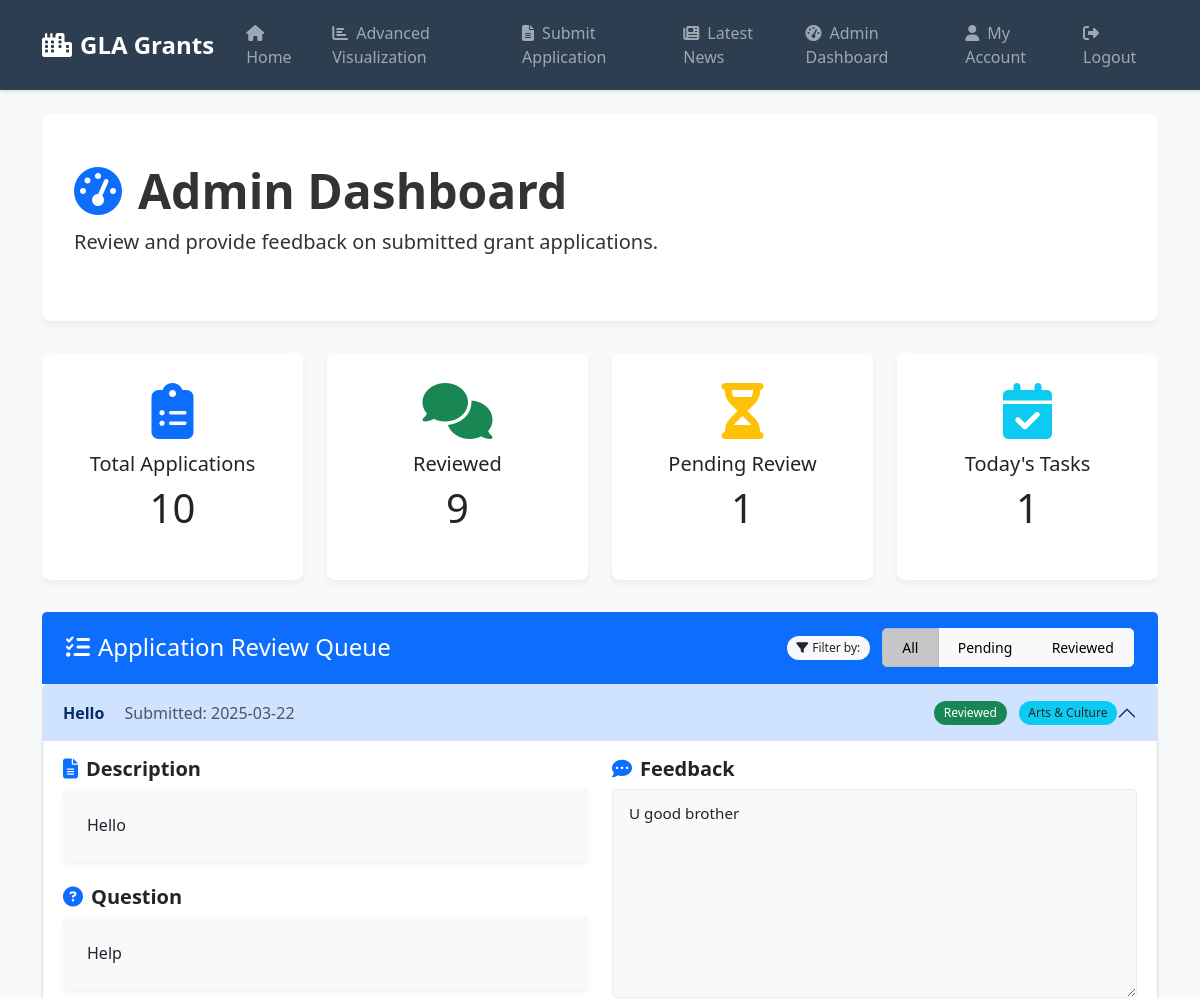
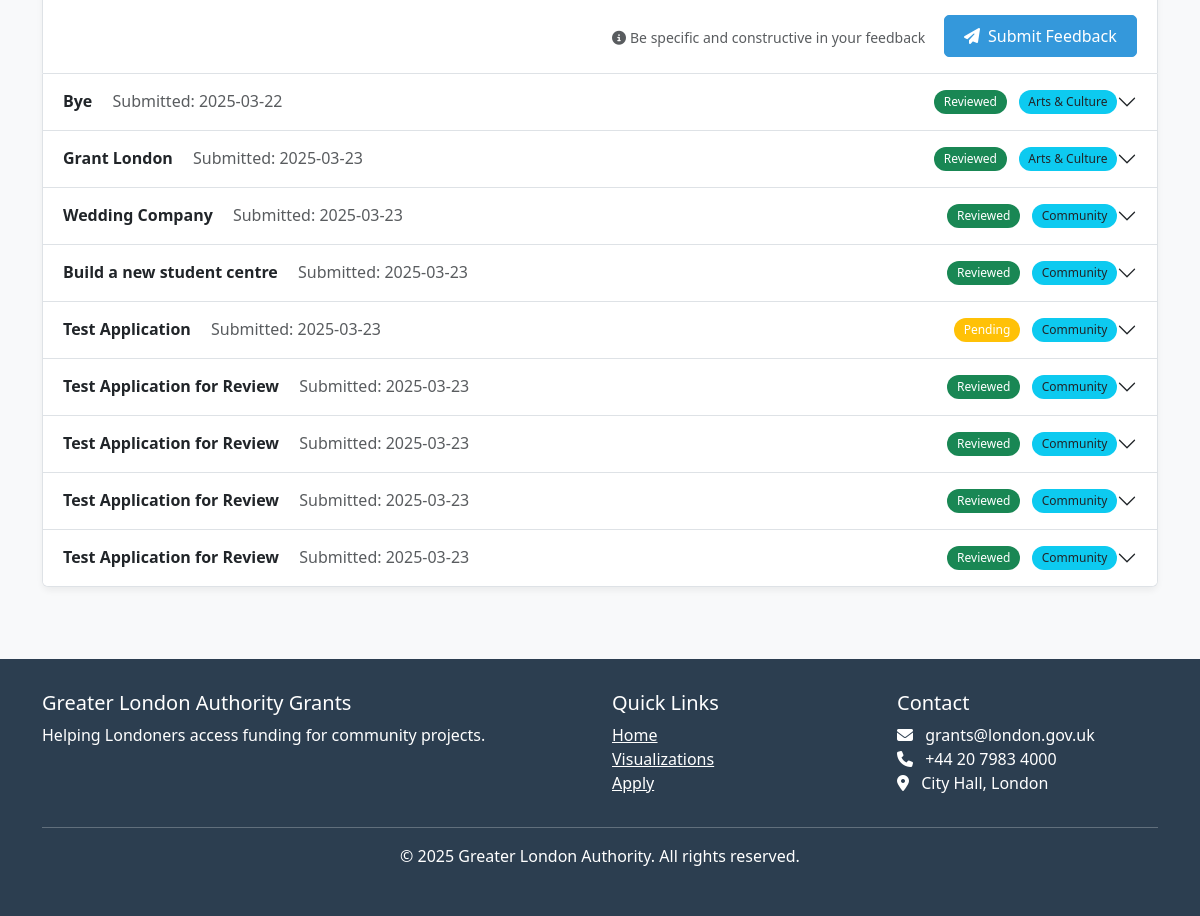
The page /admin-dashboard (signed in) on the database as committed earlier (2 pictures, top to bottom).
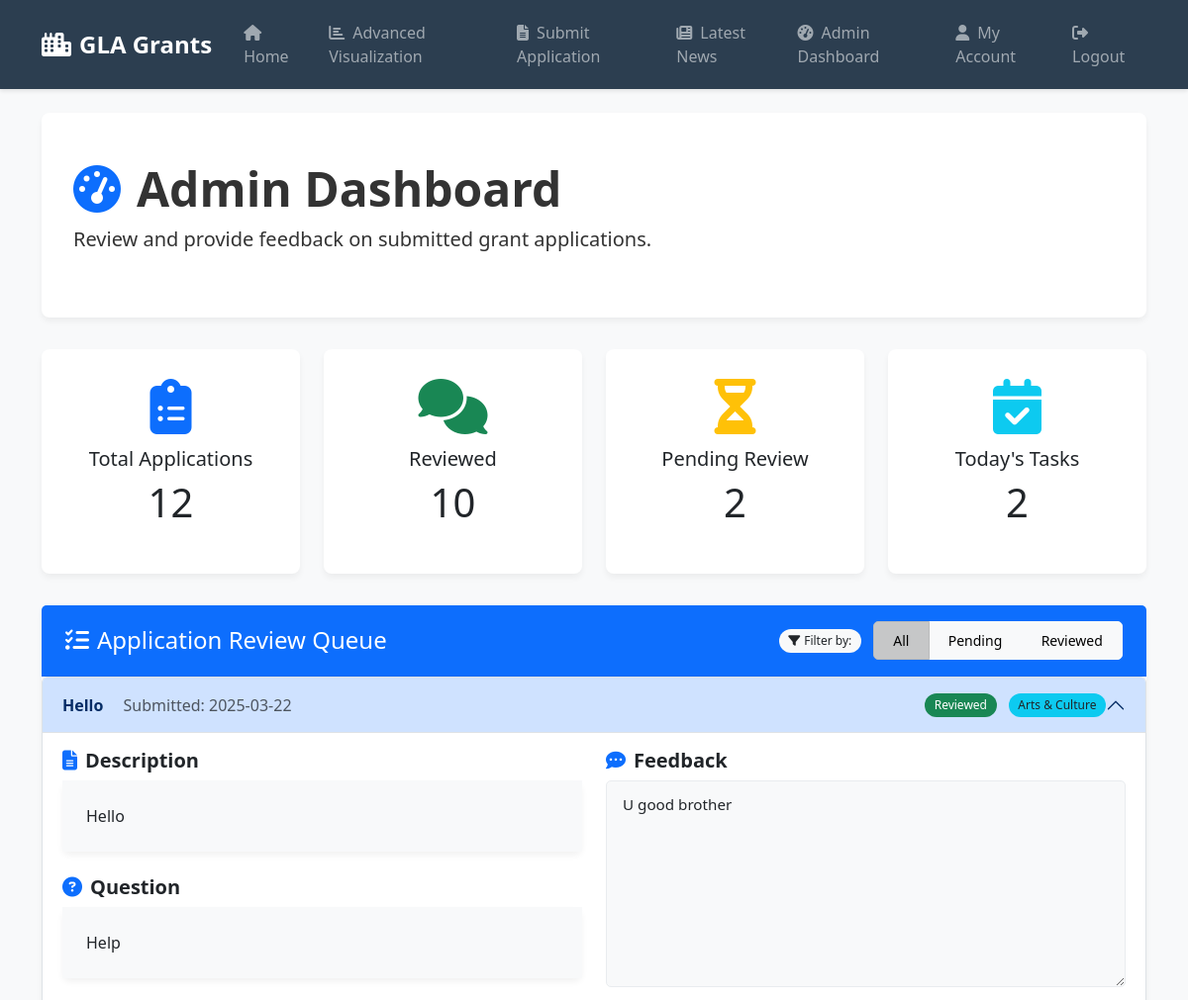
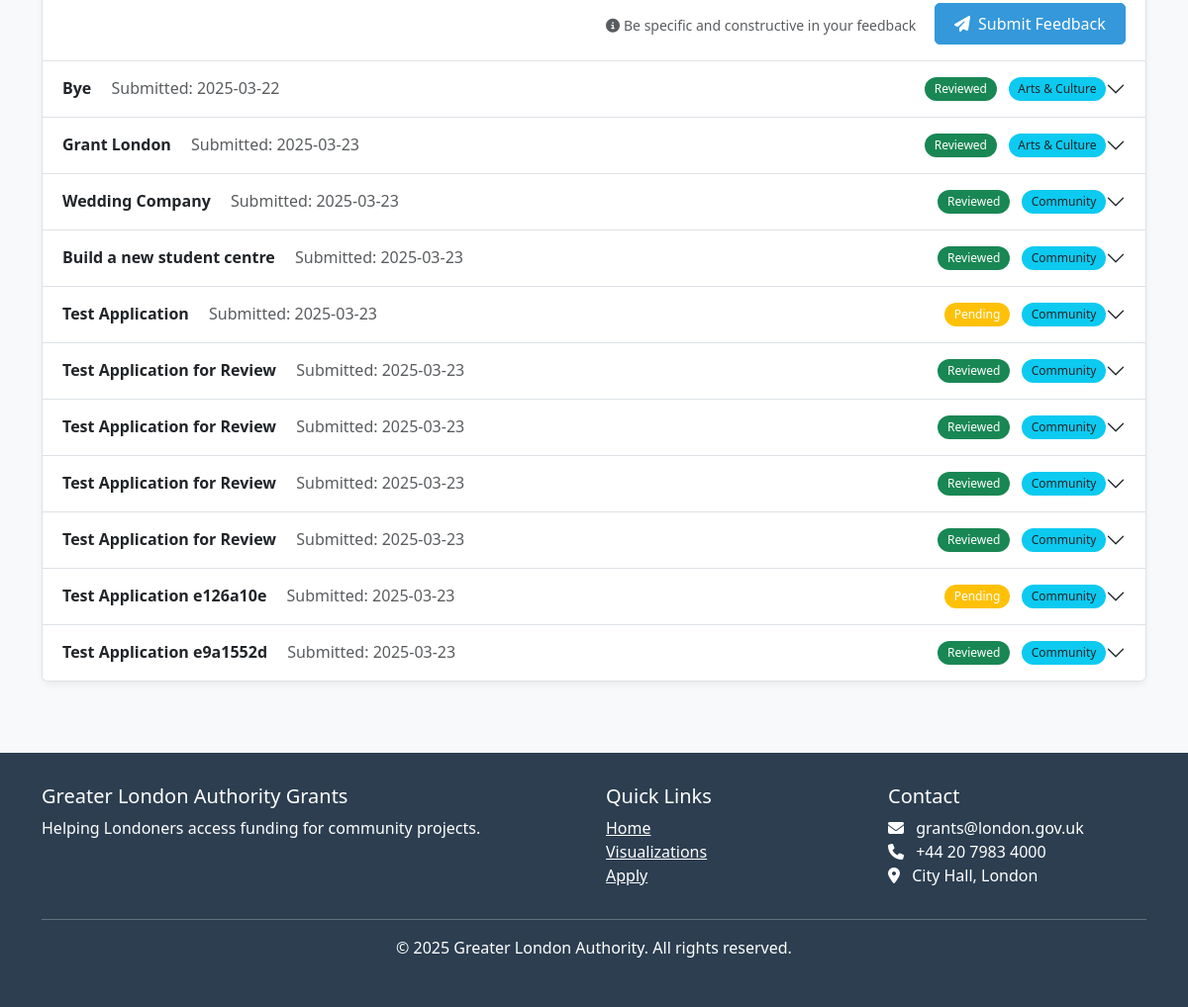
The same page on the database as committed later (2 pictures, top to bottom).
### coursework2/gla_grants_app/models.py (models this page shows)
class GrantApplication(db.Model):
    __tablename__ = 'grant_applications'
    id: Mapped[int] = mapped_column(primary_key=True)
    user_id: Mapped[int] = mapped_column(ForeignKey('users.id'))
    grant_id: Mapped[Optional[int]] = mapped_column(ForeignKey('grants.id'))
    title: Mapped[str] = mapped_column(Text, nullable=False)
    description: Mapped[str] = mapped_column(Text, nullable=False)
    category: Mapped[str] = mapped_column(Text, nullable=False)
    question: Mapped[str] = mapped_column(Text, nullable=False)
    comment: Mapped[Optional[str]] = mapped_column(Text)
    date_submitted: Mapped[str] = mapped_column(Text, nullable=False)
    user = relationship("User", back_populates="applications")
    grant = relationship("Grant", back_populates="applications")

### coursework2/gla_grants_app/routes.py (the view)
@main.route('/admin-dashboard')
def admin_dashboard():
    if 'user_id' not in session:
        flash('Please log in to access this page', 'warning')
        return redirect(url_for('main.login'))
    if not session.get('is_admin', False):
        flash('You do not have permission to access this page', 'danger')
        return redirect(url_for('main.index'))
    applications = db.session.execute(db.select(GrantApplication)).scalars().all()
    return render_template('admin_dashboard.html', applications=applications)

### coursework2/gla_grants_app/templates/admin_dashboard.html (shortened to what this page needs)
{% extends "layout.html" %}
{% block content %}
<div class="hero-section">
    <h1 class="display-5 fw-bold">
        <i class="fas fa-tachometer-alt me-3 text-primary"></i>Admin Dashboard
    </h1>
    <p class="lead">Review and provide feedback on submitted grant applications.</p>
</div>
<div class="row mt-4">
    <div class="col-lg-3 col-md-6 mb-4">
        <div class="card border-primary h-100">
            <div class="card-body text-center">
                <div class="display-4 text-primary mb-2">
                    <i class="fas fa-clipboard-list"></i>
                </div>
                <h5 class="card-title">Total Applications</h5>
                <p class="card-text display-6">{{ applications|length }}</p>
            </div>
        </div>
    </div>
    <div class="col-lg-3 col-md-6 mb-4">
        <div class="card border-success h-100">
            <div class="card-body text-center">
                <div class="display-4 text-success mb-2">
                    <i class="fas fa-comments"></i>
                </div>
                <h5 class="card-title">Reviewed</h5>
                <p class="card-text display-6">{{ applications|selectattr('comment')|list|length }}</p>
            </div>
        </div>
    </div>
    <div class="col-lg-3 col-md-6 mb-4">
        <div class="card border-warning h-100">
            <div class="card-body text-center">
                <div class="display-4 text-warning mb-2">
                    <i class="fas fa-hourglass-half"></i>
                </div>
                <h5 class="card-title">Pending Review</h5>
                <p class="card-text display-6">{{ applications|rejectattr('comment')|list|length }}</p>
            </div>
        </div>
    </div>
    <div class="col-lg-3 col-md-6 mb-4">
        <div class="card border-info h-100">
            <div class="card-body text-center">
                <div class="display-4 text-info mb-2">
                    <i class="fas fa-calendar-check"></i>
                </div>
                <h5 class="card-title">Today's Tasks</h5>
                <p class="card-text display-6">{{ applications|rejectattr('comment')|list|length }}</p>
            </div>
        </div>
    </div>
</div>
<div class="row mt-2">
    <div class="col-md-12">
        <div class="card">
            <div class="card-header bg-primary text-white d-flex justify-content-between align-items-center">
                <h4 class="mb-0">
                    <i class="fas fa-tasks me-2"></i>Application Review Queue
                </h4>
                <div>
                    <span class="badge bg-light text-dark">
                        <i class="fas fa-filter me-1"></i>Filter by:
                    </span>
                    <div class="btn-group ms-2">
                        <button type="button" class="btn btn-sm btn-light active" data-filter="all" onclick="filterApplications('all')">All</button>
                        <button type="button" class="btn btn-sm btn-light" data-filter="pending" onclick="filterApplications('pending')">Pending</button>
                        <button type="button" class="btn btn-sm btn-light" data-filter="reviewed" onclick="filterApplications('reviewed')">Reviewed</button>
                    </div>
                </div>
            </div>
            <div class="card-body p-0">
                {% if applications %}
                    <div class="accordion" id="applicationAccordion">
                        {% for application in applications %}
                            <div class="accordion-item">
                                <h2 class="accordion-header" id="heading{{ application.id }}">
                                    <button class="accordion-button {{ 'collapsed' if not loop.first }}" type="button" data-bs-toggle="collapse" data-bs-target="#collapse{{ application.id }}" aria-expanded="{{ 'true' if loop.first else 'false' }}" aria-controls="collapse{{ application.id }}">
                                        <div class="d-flex align-items-center justify-content-between w-100">
                                            <div>
                                                <span class="fw-bold">{{ application.title }}</span>
                                                <span class="text-muted ms-3">Submitted: {{ application.date_submitted }}</span>
                                            </div>
                                            <div>
                                                <span class="badge {{ 'bg-success' if application.comment else 'bg-warning' }} me-2">
                                                    {{ 'Reviewed' if application.comment else 'Pending' }}
                                                </span>
                                                <span class="badge bg-info text-dark">{{ application.category }}</span>
                                            </div>
                                        </div>
                                    </button>
                                </h2>
                                <div id="collapse{{ application.id }}" class="accordion-collapse collapse {{ 'show' if loop.first }}" aria-labelledby="heading{{ application.id }}" data-bs-parent="#applicationAccordion">
                                    <div class="accordion-body">
                                        <div class="row">
                                            <div class="col-md-6">
                                                <div class="mb-3">
                                                    <h5 class="fw-bold">
                                                        <i class="fas fa-file-alt me-2 text-primary"></i>Description
                                                    </h5>
                                                    <div class="card">
                                                        <div class="card-body bg-light">
                                                            {{ application.description }}
                                                        </div>
                                                    </div>
                                                </div>
                                                <div>
                                                    <h5 class="fw-bold">
                                                        <i class="fas fa-question-circle me-2 text-primary"></i>Question
                                                    </h5>
                                                    <div class="card">
                                                        <div class="card-body bg-light">
                                                            {{ application.question }}
                                                        </div>
                                                    </div>
                                                </div>
                                            </div>
                                            <div class="col-md-6">
                                                <h5 class="fw-bold">
                                                    <i class="fas fa-comment-dots me-2 text-primary"></i>Feedback
                                                </h5>
                                                <form method="POST" action="{{ url_for('main.admin_review', application_id=application.id) }}">
                                                    <div class="mb-3">
                                                        <textarea name="comment" id="comment-{{ application.id }}" class="form-control" rows="8" placeholder="Provide detailed feedback for this application...">{{ application.comment or '' }}</textarea>
                                                    </div>
                                                    <div class="d-flex justify-content-between align-items-center">
                                                        <div class="form-text">
                                                            <i class="fas fa-info-circle me-1"></i>Be specific and constructive in your feedback
                                                        </div>
                                                        <button type="submit" class="btn btn-primary">
                                                            <i class="fas fa-paper-plane me-2"></i>Submit Feedback
                                                        </button>
                                                    </div>
                                                </form>
                                            </div>
                                        </div>
                                    </div>
                                </div>
                            </div>
                        {% endfor %}
                    </div>
                {% else %}
                    <div class="alert alert-info m-3">
                        <i class="fas fa-info-circle me-2"></i>No applications have been submitted yet.
                    </div>
                {% endif %}
            </div>
        </div>
    </div>
</div>
{% endblock %}

### coursework2/gla_grants_app/templates/layout.html (shortened to what this page needs)
<!DOCTYPE html>
<html lang="en">
<head>
    <link href="https://cdn.jsdelivr.net/npm/bootstrap@5.3.0-alpha1/dist/css/bootstrap.min.css" rel="stylesheet">
    <link rel="stylesheet" href="https://cdnjs.cloudflare.com/ajax/libs/font-awesome/6.4.0/css/all.min.css">
</head>
<body>
    <nav class="navbar navbar-expand-lg navbar-dark">
        <div class="container">
            <a class="navbar-brand" href="{{ url_for('main.landing') }}">
                <i class="fas fa-city icon-spacing"></i>GLA Grants
            </a>
            <div class="collapse navbar-collapse" id="navbarNav">
                <ul class="navbar-nav me-auto">
                    {% if session.get('user_id') %}
                    <li class="nav-item">
                        <a class="nav-link" href="{{ url_for('main.index') }}">
                            <i class="fas fa-home icon-spacing"></i>Home
                        </a>
                    </li>
                    <li class="nav-item">
                        <a class="nav-link" href="{{ url_for('main.dash_visualization') }}">
                            <i class="fas fa-chart-bar icon-spacing"></i>Advanced Visualization
                        </a>
                    </li>
                    <li class="nav-item">
                        <a class="nav-link" href="{{ url_for('main.submit_application') }}">
                            <i class="fas fa-file-alt icon-spacing"></i>Submit Application
                        </a>
                    </li>
                    <li class="nav-item">
                        <a class="nav-link" href="{{ url_for('main.news') }}">
                            <i class="fas fa-newspaper icon-spacing"></i>Latest News
                        </a>
                    </li>
                    {% if session.get('is_admin') %}
                    <li class="nav-item">
                        <a class="nav-link" href="{{ url_for('main.admin_dashboard') }}">
                            <i class="fas fa-tachometer-alt icon-spacing"></i>Admin Dashboard
                        </a>
                    </li>
                    {% endif %}
                    {% endif %}
                </ul>
                <ul class="navbar-nav ms-auto">
                    {% if session.get('user_id') %}
                    <li class="nav-item">
                        <a class="nav-link" href="{{ url_for('main.account') }}">
                            <i class="fas fa-user icon-spacing"></i>My Account
                        </a>
                    </li>
                    <li class="nav-item">
                        <a class="nav-link" href="{{ url_for('main.logout') }}">
                            <i class="fas fa-sign-out-alt icon-spacing"></i>Logout
                        </a>
                    </li>
                    {% endif %}
                </ul>
            </div>
        </div>
    </nav>
    <div class="container mt-4">
        {% block content %}{% endblock %}
    </div>
    <footer class="footer mt-5">
        <div class="container">
            <div class="row">
                <div class="col-md-6">
                    <h5>Greater London Authority Grants</h5>
                    <p>Helping Londoners access funding for community projects.</p>
                </div>
                <div class="col-md-3">
                    <h5>Quick Links</h5>
                    <ul class="list-unstyled">
                        <li><a href="{{ url_for('main.landing') }}" class="text-white">Home</a></li>
                        {% if session.get('user_id') %}
                        <li><a href="{{ url_for('main.dash_visualization') }}" class="text-white">Visualizations</a></li>
                        <li><a href="{{ url_for('main.submit_application') }}" class="text-white">Apply</a></li>
                        {% else %}
                        <li><a href="{{ url_for('main.login') }}" class="text-white">Login</a></li>
                        <li><a href="{{ url_for('main.register') }}" class="text-white">Register</a></li>
                        {% endif %}
                    </ul>
                </div>
                <div class="col-md-3">
                    <h5>Contact</h5>
                    <ul class="list-unstyled">
                        <li><i class="fas fa-envelope icon-spacing"></i> grants@london.gov.uk</li>
                        <li><i class="fas fa-phone icon-spacing"></i> +44 20 7983 4000</li>
                        <li><i class="fas fa-map-marker-alt icon-spacing"></i> City Hall, London</li>
                    </ul>
                </div>
            </div>
            <hr class="bg-light">
            <div class="text-center">
                <p>&copy; 2025 Greater London Authority. All rights reserved.</p>
            </div>
        </div>
    </footer>
</body>
</html>

Rows that differ between the two databases and show on the page:
added GrantApplication: title "Test Application e126a10e", date_submitted "2025-03-23", comment "Pending", category "Community"
added GrantApplication: title "Test Application e9a1552d", date_submitted "2025-03-23", comment "Reviewed", category "Community"
Other text that changed with them:
{{ applications|length }}: "10" → "12"
{{ applications|selectattr('comment')|list|length }}: "9" → "10"
{{ applications|rejectattr('comment')|list|length }}: "1" → "2"
